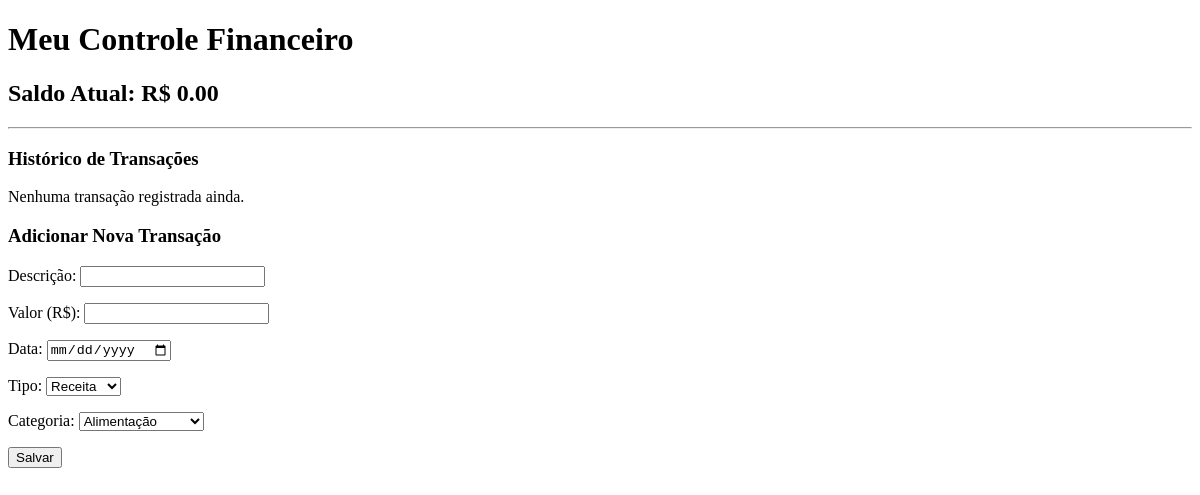
Before: / with the older database file.
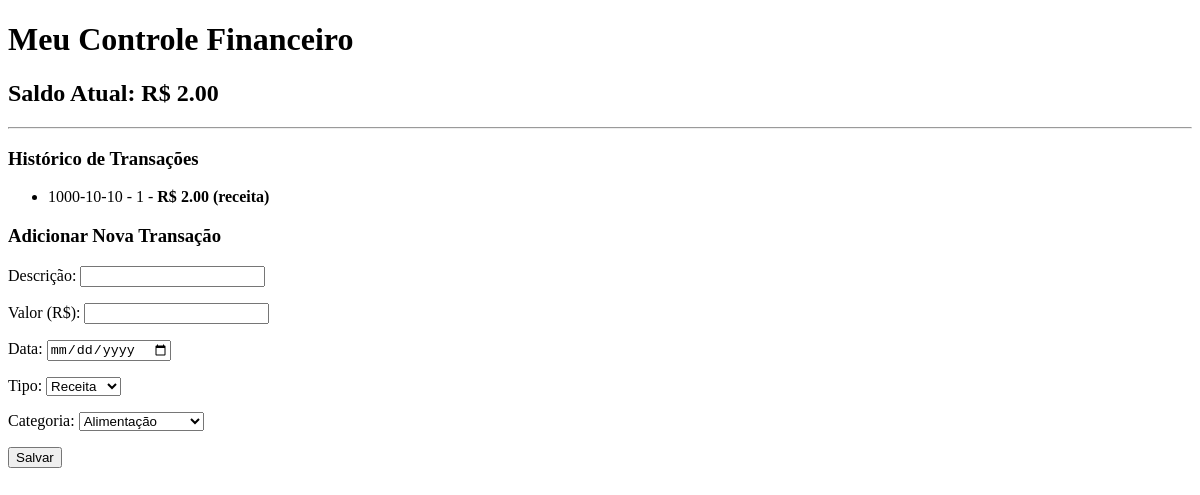
After: the same page with the newer database file.
### tables this page shows
CREATE TABLE transacoes (
        id INTEGER PRIMARY KEY AUTOINCREMENT,
        descricao TEXT NOT NULL,
        valor REAL NOT NULL,
        data TEXT NOT NULL,
        tipo TEXT NOT NULL,
        categoria_id INTEGER,
        FOREIGN KEY (categoria_id) REFERENCES categorias(id)
    );

### app.py (the view)
@app.route('/')
def index():
    conn = get_db_connection()
    transacoes = conn.execute('SELECT * FROM transacoes ORDER BY data DESC').fetchall()
    categorias = conn.execute('SELECT * FROM categorias ORDER BY nome').fetchall()
    saldo = 0
    for t in transacoes:
        if t['tipo'] == 'receita':
            saldo += t['valor']
        else:
            saldo -= t['valor']
    conn.close()
    return render_template('index.html', transacoes=transacoes, saldo=saldo, categorias=categorias)

### app.py (called while the page is built)
def get_db_connection():
    conn = sqlite3.connect('financeiro.db')
    conn.row_factory = sqlite3.Row
    return conn

### templates/index.html (shortened to what this page needs)
<!DOCTYPE html>
<html lang="pt-br">
<head>
</head>
<body>
    <h1>Meu Controle Financeiro</h1>
    <h2>Saldo Atual: R$ {{ "%.2f"|format(saldo) }}</h2>
    <hr>
    <h3>Histórico de Transações</h3>
    {% if not transacoes %}
        <p>Nenhuma transação registrada ainda.</p>
    {% else %}
        <ul>
            {% for t in transacoes %}
                <li>
                    {{ t['data'] }} - {{ t['descricao'] }} -
                    <strong>
                        R$ {{ "%.2f"|format(t['valor']) }} ({{ t['tipo'] }})
                    </strong>
                </li>
            {% endfor %}
        </ul>
    {% endif %}
<form action="/add" method="post">
    <h3>Adicionar Nova Transação</h3>
    <p>
        Descrição: <input type="text" name="descricao" required>
    </p>
    <p>
        Valor (R$): <input type="number" name="valor" step="0.01" required>
    </p>
    <p>
        Data: <input type="date" name="data" required>
    </p>
    <p>
        Tipo:
        <select name="tipo">
            <option value="receita">Receita</option>
        </select>
    </p>
    <p>
        Categoria:
        <select name="categoria_id">
            {% for cat in categorias %}
                <option value="{{ cat['id'] }}">{{ cat['nome'] }}</option>
            {% endfor %}
        </select>
    </p>
    <p>
        <button type="submit">Salvar</button>
    </p>
</form>
</body>
</html>

Changed rows visible on the page:
added transacoes: data "1000-10-10", descricao "1", valor "2.00", tipo "receita"
Other visible differences:
{{ "%.2f"|format(saldo) }}: "0.00" → "2.00"
text no longer shown: "Nenhuma transação registrada ainda."
